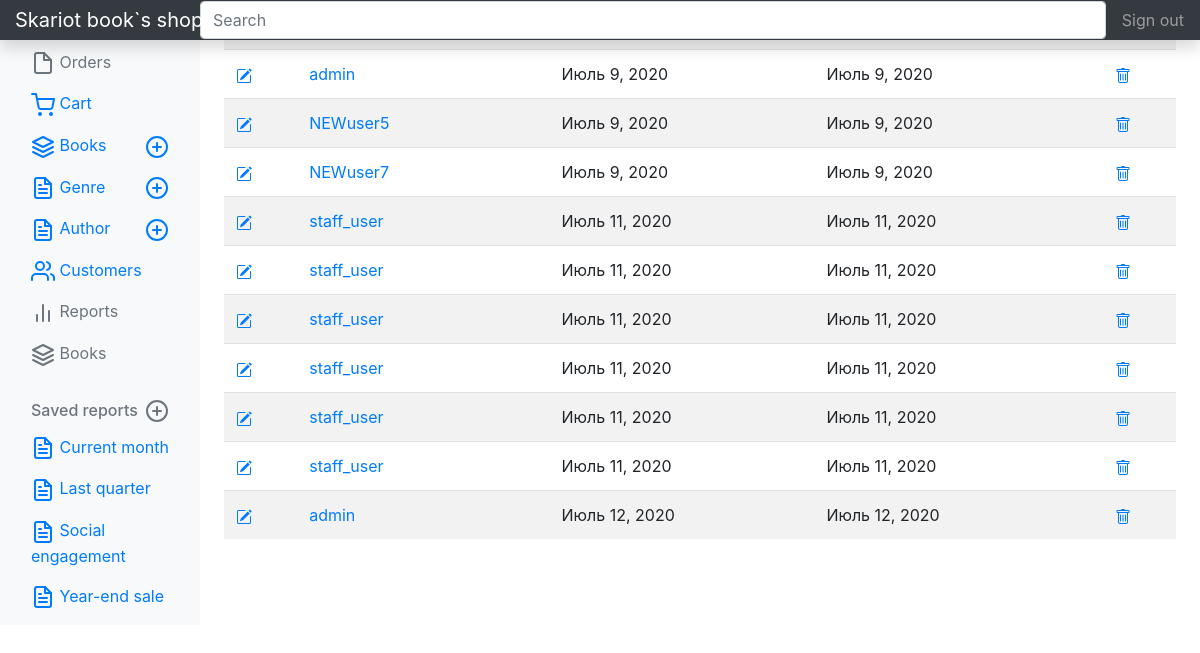
Page /s-admin/cart (signed in) on the earlier database version.
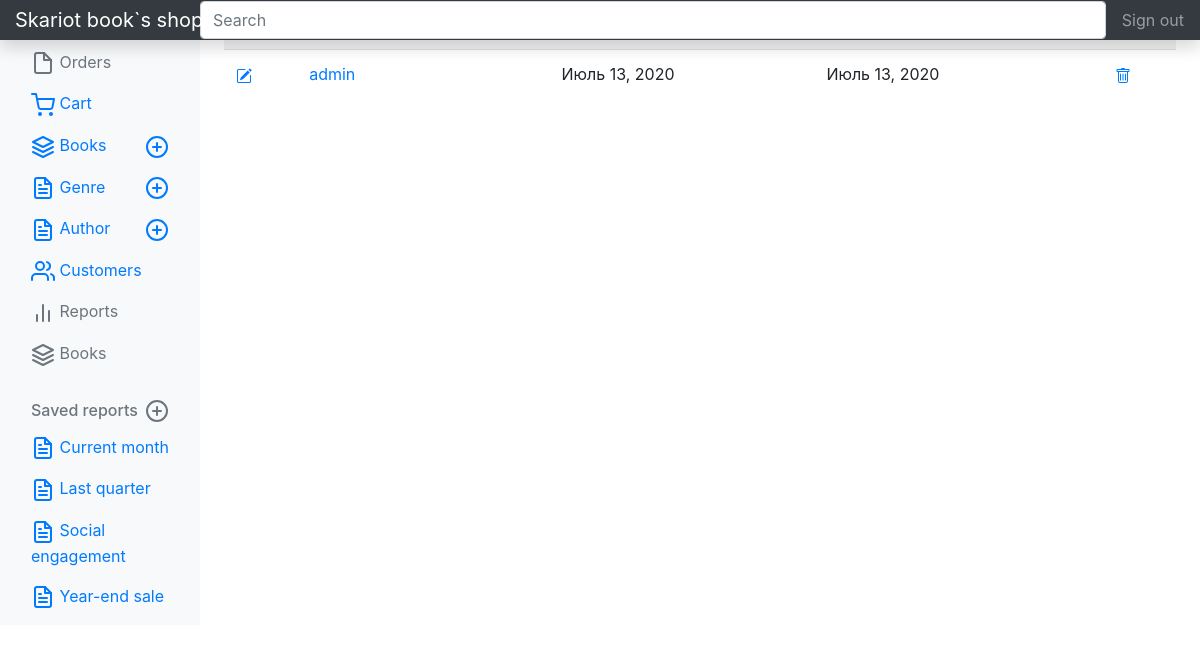
Same page on the later database version.
### cart/models.py (models this page shows, shortened)
class Cart(models.Model):
    user=models.ForeignKey(
        User,
        on_delete=models.CASCADE,
        related_name="carts",
    )
    create=models.DateField(
        verbose_name="Дата внесения в каталог",
        auto_now=False,
        auto_now_add=True
    )
    update=models.DateField(
        verbose_name="Дата последнего изменения",
        auto_now=True,
        auto_now_add=False
    )

### s_admin/views.py (the view)
# urls.py: path('cart', views.SAdminCartList.as_view(),name='cart'),
class SAdminCartList(LoginRequiredMixin,ListView):
    model=cart_model.Cart
    template_name='s_admin/cart/c_list.html'
    def get_queryset(self,*args,**kwargs):
        print(self.request.user.groups)
        if self.request.user.groups.filter(name='Customers'):
            return self.handle_no_permission()
        else:
            return self.model.objects.all()

### s_admin/templates/s_admin/cart/c_list.html (shortened to what this page needs)
{% extends "sadmin.html" %}
{% load crispy_forms_tags %}
              {% block nav_cart %}
                <li class="nav-item">
                  <a class="nav-link active" href="{% url 's-admin:cart' %}">
                    Cart
                  </a>
                </li>
              {% endblock nav_cart %}
    {% block main %}
        <table class="table table-striped" width="100%" >
                <tr>
                    <th>#</th><th>Пользователь</th><th>Дата создания</th><th>Дата изменения</th><th>#</th>
                </tr>
            {% for cart in object_list %}
                <tr>
                  <td><a href="{% url 's-admin:cart_update' cart.pk %}"></a></td>
                  <td><a href="{% url 's-admin:cart_detail' cart.pk %}">{{cart.user}}</a> </td>
                  <td>{{cart.create}}</td>
                  <td>{{cart.update}}</td>
                  <td><a href="{% url 's-admin:cart_delete' cart.pk %}"></a></td>
                </tr>
        {% endfor %}
        </table>
{% endblock main %}

Differences in the rows shown:
removed Cart: user "NEWuser5", create "Июль 9, 2020", update "Июль 9, 2020"
removed Cart: user "NEWuser7", create "Июль 9, 2020", update "Июль 9, 2020"
removed Cart: user "staff_user", create "Июль 11, 2020", update "Июль 11, 2020"
removed Cart: user "staff_user", create "Июль 11, 2020", update "Июль 11, 2020"
removed Cart: user "staff_user", create "Июль 11, 2020", update "Июль 11, 2020"
removed Cart: user "staff_user", create "Июль 11, 2020", update "Июль 11, 2020"
removed Cart: user "staff_user", create "Июль 11, 2020", update "Июль 11, 2020"
removed Cart: user "staff_user", create "Июль 11, 2020", update "Июль 11, 2020"
removed Cart: user "admin", create "Июль 12, 2020", update "Июль 12, 2020"
changed Cart "admin": create "Июль 9, 2020" → "Июль 13, 2020"; update "Июль 9, 2020" → "Июль 13, 2020"
